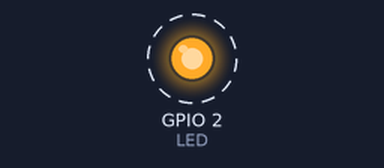
A program run on a simulated ESP32. Parts: output pins drawn as LEDs (lit = HIGH). Dashed ring = blinking. What the program prints to the serial monitor is not drawn.

Above: at 0.15 s.
Timing chart, 0 to 3.0 s (numbered marks = the images above):
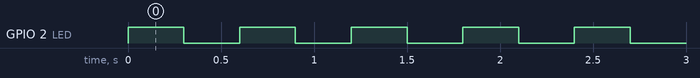

Measured:
- by itself, GPIO 2 (LED): alternates HIGH for 0.30 s and LOW for 0.30 s, 30 changes in all, then stays LOW

The program:

main.cpp
```cpp
#include <Arduino.h>
#include "freertos/FreeRTOS.h"
#include "freertos/task.h"

//*******Exemplo deletar tasks FreeRTOS********//

#define LED 2//led built_in do esp32

//Variavel de armazenamento do handle das tasks

TaskHandle_t task1handle = NULL;//inicializa o handle da task1 como NULL
TaskHandle_t task2handle = NULL;//inicializa o handle da task2 como NULL

//Protótipo das tasks

void vTask1 (void * pvParameters);
void vTask2 (void * pvParameters);


void setup()
{
  // put your setup code here, to run once:
  Serial.begin(9600);
  pinMode( LED , OUTPUT);

  //Inializamos as tarefas aqui para que o sistema inicie e a primeira coisa que ele faça é inicializar
  xTaskCreate(vTask1, "Task1", configMINIMAL_STACK_SIZE, NULL, 1, &task1handle);
  xTaskCreate(vTask2, "Task1", configMINIMAL_STACK_SIZE + 1024, NULL, 2, &task2handle);

}

void loop()
{
  vTaskDelay(1000);
}

void vTask1(void *pvParameters)//tarefa 1 faz um blink no led da placa
{
  for(;;)
  {
    digitalWrite(LED, !digitalRead(LED));//inverte o sinal do led
    vTaskDelay(pdMS_TO_TICKS(300));
  }
}

void vTask2(void *pvParameters)// imprime na serial um contador de segundos
{
  int contador = 0;
  for(;;)
  {
    Serial.println("Task 2:" + String(contador++));
    if(contador>=10)
    {
      if(task1handle != NULL){//checa se a task já não foi deletada
        Serial.println("Deletando task 1!");
        vTaskDelete(task1handle);//Aqui podemos ver que para deletar uma tarefa temos que usar essa função e o HANDLE da tarefa
        digitalWrite(LED,LOW);
        task1handle = NULL;//Zera o task1 handle
      }
    }
    if(contador>=20)
    {
      Serial.println("Deletando a task 2!");
      vTaskDelete(NULL);//Quando estamos dentro da task que vamos deletar basta usar NULL no taskdelete
    }
    vTaskDelay(pdMS_TO_TICKS(1000));
  }

}
```
